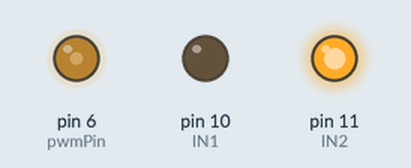
A sketch run on a simulated Arduino Uno, built with avr-gcc and run on an emulated ATmega328P. On the bench: output pins drawn as LEDs (lit = HIGH). What the sketch prints to the serial monitor is not drawn.

Above: at 0.1 s.
Timing chart, 0 to 1.6 s (numbered marks = the images above):
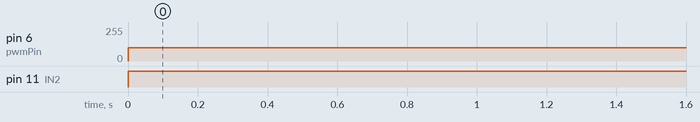

The sketch:

Open_loop_control.ino
```cpp
const int pwmPin = 6;
const int IN1 = 10;
const int IN2 = 11;
int dutyCycle = 100;


void setup() {


  Serial.begin(9600);

  pinMode(pwmPin,OUTPUT);
  pinMode(IN1,OUTPUT);
  pinMode(IN2,OUTPUT);
}

  void loop() {

analogWrite(pwmPin,dutyCycle);


   // backward or clockwise
    digitalWrite(IN2,HIGH);
    digitalWrite(IN1,LOW);
    Serial.print(dutyCycle);


  }
```

Measured:
- by itself, pin 6 (pwmPin): 0/255 → 100/255 at 0.00 s
- by itself, pin 11 (IN2): LOW → HIGH at 0.00 s
